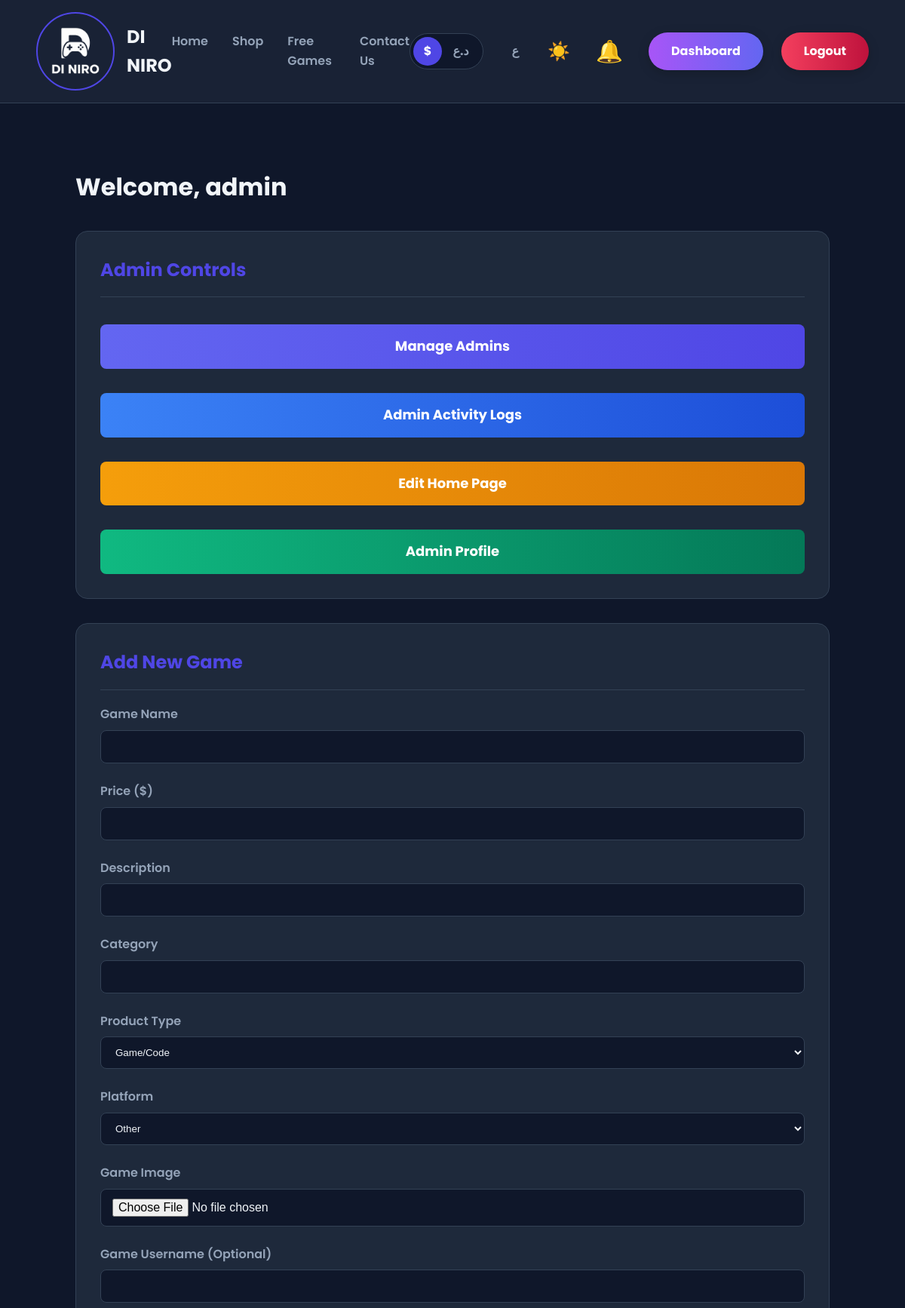
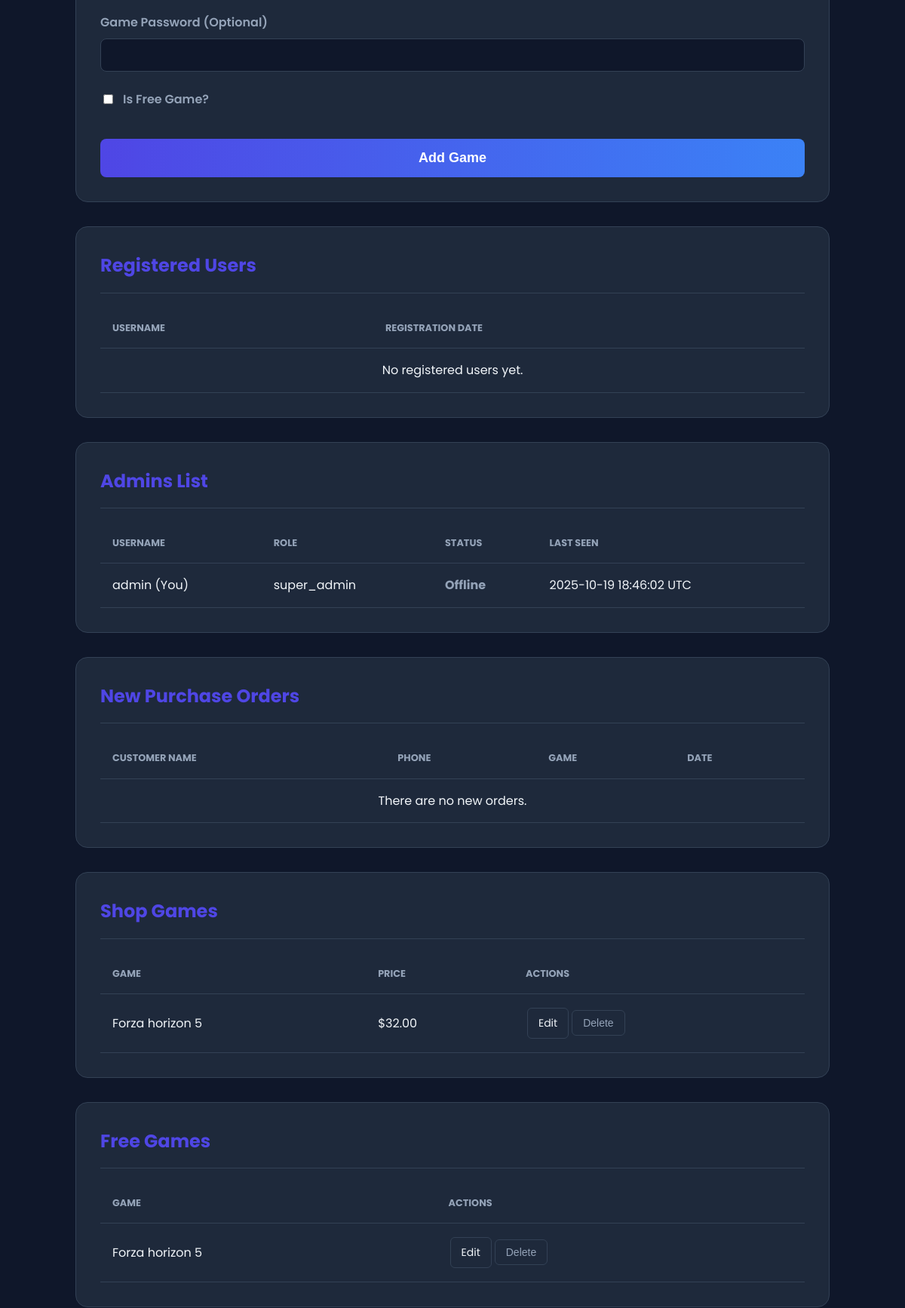
The page /dashboard (signed in, upper part) on the database its author committed (2 pictures, top to bottom).
### tables this page shows
CREATE TABLE admins (id INTEGER PRIMARY KEY, username TEXT UNIQUE NOT NULL, password TEXT NOT NULL, role TEXT NOT NULL DEFAULT "admin", last_seen TIMESTAMP);

CREATE TABLE games (id INTEGER PRIMARY KEY, name TEXT NOT NULL, description TEXT, price REAL NOT NULL, category TEXT, image_filename TEXT, is_free BOOLEAN NOT NULL DEFAULT 0, game_username TEXT, game_password TEXT, game_type TEXT DEFAULT "game_code", platform TEXT DEFAULT "other");

### app.py (the view)
@app.route('/dashboard')
@admin_required
def dashboard():
    conn = get_db_connection()
    shop_games = conn.execute("SELECT * FROM games WHERE is_free = 0 ORDER BY id DESC").fetchall()
    free_games = conn.execute("SELECT * FROM games WHERE is_free = 1 ORDER BY id DESC").fetchall()
    orders = conn.execute("SELECT * FROM orders ORDER BY id DESC").fetchall()
    users_list = conn.execute("SELECT id, username, created_at FROM users ORDER BY created_at DESC").fetchall()
    admins_cursor = conn.execute("SELECT id, username, role, last_seen FROM admins").fetchall()
    admins_list = []
    now = datetime.datetime.now(timezone.utc)
    online_threshold = datetime.timedelta(minutes=5)
    for admin in admins_cursor:
        admin_dict = dict(admin)
        last_seen = admin_dict.get('last_seen')
        status_key = 'offline'
        if last_seen:
            if isinstance(last_seen, str):
                try:
                    last_seen_dt = datetime.datetime.fromisoformat(last_seen.replace('Z', '+00:00'))
                    if last_seen_dt.tzinfo is None: last_seen = last_seen_dt.replace(tzinfo=timezone.utc)
                    else: last_seen = last_seen_dt
                except ValueError:
                    try:
                        naive_dt = datetime.datetime.strptime(last_seen.split('.')[0], '%Y-%m-%d %H:%M:%S')
                        last_seen = naive_dt.replace(tzinfo=timezone.utc)
                    except ValueError: last_seen = None
            elif last_seen.tzinfo is None: last_seen = last_seen.replace(tzinfo=timezone.utc)
            if last_seen and isinstance(last_seen, datetime.datetime):
                time_diff = now - last_seen
                if time_diff >= datetime.timedelta(0) and time_diff < online_threshold: status_key = 'online'
            else: status_key = 'offline'
        admin_dict['status_key'] = status_key
        admins_list.append(admin_dict)
    conn.close()
    return render_template('dashboard.html', shop_games=shop_games, free_games=free_games, orders=orders, users_list=users_list, admins_list=admins_list)

### app.py (called while the page is built)
def get_db_connection():
    conn = sqlite3.connect(DATABASE_PATH, detect_types=sqlite3.PARSE_DECLTYPES | sqlite3.PARSE_COLNAMES)
    conn.row_factory = sqlite3.Row
    return conn

@app.before_request
def update_last_seen():
    if 'admin_id' in session:
        admin_id = session['admin_id']
        now = datetime.datetime.now(timezone.utc)
        try:
            with get_db_connection() as conn:
                conn.execute("UPDATE admins SET last_seen = ? WHERE id = ?", (now, admin_id))
                conn.commit()
        except Exception as e:
            print(f"Error updating last_seen for admin {admin_id}: {e}")

def admin_required(f):
    @wraps(f)
    def decorated_function(*args, **kwargs):
        if 'admin_id' not in session:
            lang = session.get('language', 'en')
            login_message = TRANSLATIONS.get(lang, TRANSLATIONS['en']).get('login_required_message', 'Please log in to access this page.')
            flash(login_message, 'info')
            return redirect(url_for('login_selection'))
        return f(*args, **kwargs)
    return decorated_function

### templates/dashboard.html (shortened to what this page needs)
{% extends 'layout.html' %}
{% block content %}
<div class="container dashboard">
    <div class="dashboard-header" style="margin-bottom: 2rem;">
        <h1>{{ get_text('welcome') }}, <span>{{ session.username }}</span></h1>
    </div>
    <div class="content-section">
        <h2>Admin Controls</h2>
        <div style="display: flex; flex-wrap: wrap; gap: 1rem;">
            {% if is_super_admin %}
                <a href="{{ url_for('manage_admins') }}" class="submit-btn" style="text-decoration: none; text-align: center; flex-grow: 1; background-image: linear-gradient(to right, #6366f1, #4f46e5);">{{ get_text('manage_admins') }}</a>
                <a href="{{ url_for('admin_logs') }}" class="submit-btn" style="text-decoration: none; text-align: center; background-image: linear-gradient(to right, #3b82f6, #1d4ed8); flex-grow: 1;">{{ get_text('admin_logs') }}</a>
            {% endif %}
            <a href="{{ url_for('edit_index') }}" class="submit-btn" style="text-decoration: none; text-align: center; background-image: linear-gradient(to right, #F59E0B, #D97706); flex-grow: 1;">{{ get_text('edit_index') }}</a>
             <a href="{{ url_for('admin_profile') }}" class="submit-btn" style="text-decoration: none; text-align: center; background-image: linear-gradient(to right, #10b981, #047857); flex-grow: 1;">{{ get_text('admin_profile') }}</a>
        </div>
    </div>
    <div class="content-section">
        <h2>{{ get_text('add_new_game') }}</h2>
        <form action="{{ url_for('add_game') }}" method="POST" enctype="multipart/form-data">
            <div class="form-group">
                <label>{{ get_text('game_name') }}</label>
                <input type="text" name="name" required>
            </div>
            <div class="form-group">
                <label>{{ get_text('price') }} ($)</label>
                <input type="number" step="0.01" name="price" required>
            </div>
            <div class="form-group">
                <label>{{ get_text('description') }}</label>
                <input type="text" name="description" required>
            </div>
            <div class="form-group">
                <label>{{ get_text('category') }}</label>
                <input type="text" name="category" required>
            </div>
             <div class="form-group">
                <label>{{ get_text('game_type') }}</label>
                <select name="game_type" style="width: 100%; padding: 12px 15px; border: 1px solid var(--border-color); border-radius: 8px; background-color: var(--bg-main); color: var(--text-primary);">
                    <option value="game_code">{{ get_text('game_code') }}</option>
                </select>
            </div>
            <div class="form-group">
                <label>{{ get_text('platform') }}</label>
                <select name="platform" style="width: 100%; padding: 12px 15px; border: 1px solid var(--border-color); border-radius: 8px; background-color: var(--bg-main); color: var(--text-primary);">
                    <option value="other" selected>{{ get_text('other') }}</option>
                </select>
            </div>
            <div class="form-group">
                <label>{{ get_text('game_image') }}</label>
                <input type="file" name="image" required>
            </div>
            <div class="form-group">
                <label>{{ get_text('game_username') }}</label>
                <input type="text" name="game_username">
            </div>
            <div class="form-group">
                <label>{{ get_text('game_password') }}</label>
                <input type="text" name="game_password">
            </div>
            <div class="form-group" style="display: flex; align-items: center; gap: 10px;">
                <input type="checkbox" id="is_free" name="is_free" style="width: auto;">
                <label for="is_free" style="margin-bottom: 0;">{{ get_text('is_free_game') }}</label>
            </div>
            <button type="submit" class="submit-btn">{{ get_text('add_game_btn') }}</button>
        </form>
    </div>
    <div class="content-section">
        <h2>{{ get_text('registered_users') }}</h2>
        <table style="width: 100%;">
            <thead>
                <tr>
                    <th>{{ get_text('username') }}</th>
                    <th>{{ get_text('registration_date') }}</th>
                </tr>
            </thead>
            <tbody>
                {% for user in users_list %}
                <tr>
                    <td>{{ user.username }}</td>
                    <td>{{ user.created_at.strftime('%Y-%m-%d %H:%M') if user.created_at else 'N/A' }}</td>
                </tr>
                {% else %}
                <tr><td colspan="2" style="text-align: center;">No registered users yet.</td></tr>
                {% endfor %}
            </tbody>
        </table>
    </div>
    <div class="content-section">
        <h2>{{ get_text('admins_list') }}</h2>
        <table style="width: 100%;">
            <thead>
                <tr>
                    <th>{{ get_text('username') }}</th>
                    <th>{{ get_text('role') }}</th>
                    <th>{{ get_text('status') }}</th>
                    <th>{{ get_text('last_seen') }}</th>
                </tr>
            </thead>
            <tbody>
                {% for admin in admins_list %}
                <tr>
                    <td>
                        {{ admin.username }} {% if admin.id == session.admin_id %}({{ get_text('you') }}){% endif %}
                    </td>
                    <td>{{ admin.role }}</td>
                    <td>
                        <span style="color: {{ 'var(--success-color)' if admin.status_key == 'online' else 'var(--text-secondary)' }}; font-weight: bold;">
                            {{ get_text(admin.status_key) }}
                        </span>
                    </td>
                    <td>{{ admin.last_seen.strftime('%Y-%m-%d %H:%M:%S UTC') if admin.last_seen else 'Never' }}</td>
                </tr>
                {% else %}
                <tr><td colspan="4" style="text-align: center;">No admins found (should not happen).</td></tr>
                {% endfor %}
            </tbody>
        </table>
    </div>
    <div class="content-section">
        <h2>{{ get_text('new_orders') }}</h2>
        <table style="width: 100%;">
            <thead><tr><th>{{ get_text('customer_name') }}</th><th>{{ get_text('phone') }}</th><th>{{ get_text('game') }}</th><th>{{ get_text('date') }}</th></tr></thead>
            <tbody>
                {% for order in orders %}
                <tr>
                    <td>{{ order.customer_name }}</td>
                    <td>{{ order.customer_phone }}</td>
                    <td>{{ order.game_name }}</td>
                    <td>{{ order.created_at.strftime('%Y-%m-%d') if order.created_at else 'N/A' }}</td>
                </tr>
                {% else %}
                <tr><td colspan="4" style="text-align: center;">{{ get_text('no_new_orders') }}</td></tr>
                {% endfor %}
            </tbody>
        </table>
    </div>
    <div class="content-section">
        <h2>{{ get_text('shop_games') }}</h2>
        <table style="width: 100%;">
            <thead><tr><th>{{ get_text('game') }}</th><th>{{ get_text('price') }}</th><th>{{ get_text('actions') }}</th></tr></thead>
            <tbody>
                {% for game in shop_games %}<tr><td>{{ game.name }}</td><td>${{ "%.2f"|format(game.price) }}</td><td><a href="{{ url_for('edit_game', game_id=game.id) }}" class="action-btn edit-btn">{{ get_text('edit') }}</a><form action="{{ url_for('delete_game', game_id=game.id) }}" method="POST" style="display:inline;"><button type="submit" class="action-btn delete-btn">{{ get_text('delete') }}</button></form></td></tr>
                {% else %}<tr><td colspan="3" style="text-align: center;">{{ get_text('no_paid_games') }}</td></tr>{% endfor %}
            </tbody>
        </table>
    </div>
    <div class="content-section">
        <h2>{{ get_text('free_games_title') }}</h2>
        <table style="width: 100%;">
            <thead><tr><th>{{ get_text('game') }}</th><th>{{ get_text('actions') }}</th></tr></thead>
            <tbody>
                {% for game in free_games %}<tr><td>{{ game.name }}</td><td><a href="{{ url_for('edit_game', game_id=game.id) }}" class="action-btn edit-btn">{{ get_text('edit') }}</a><form action="{{ url_for('delete_game', game_id=game.id) }}" method="POST" style="display:inline;"><button type="submit" class="action-btn delete-btn">{{ get_text('delete') }}</button></form></td></tr>
                {% else %}<tr><td colspan="2" style="text-align: center;">{{ get_text('no_free_games') }}</td></tr>{% endfor %}
            </tbody>
        </table>
    </div>
</div>
{% endblock %}

### static/style.css (style rules this page uses)
:root { --bg-main: #0F172A; --bg-surface: #1E293B; --border-color: #334155; --text-primary: #F1F5F9; --text-secondary: #94A3B8; --accent-primary: #4F46E5; --accent-secondary: #F59E0B; --shadow-primary: rgba(79, 70, 229, 0.25); --danger-color: #F43F5E; --success-color: #34D399; }
body { margin: 0; font-family: 'Poppins', sans-serif; background-color: var(--bg-main); background-image: none !important; color: var(--text-primary); line-height: 1.6; transition: background-color 0.3s, color 0.3s; }
body:not(.login-selection-page) { background-color: var(--bg-main) !important; background-image: none !important; }
.container { padding: 4rem 5rem; animation: fadeIn 0.6s ease-out forwards; }
.form-group { margin-bottom: 1.5rem; }
.form-group label { display: block; margin-bottom: 8px; font-weight: 600; color: var(--text-secondary); text-align: left; }
.form-group input, .form-group textarea { box-sizing: border-box; width: 100%; padding: 12px 15px; border: 1px solid var(--border-color); border-radius: 8px; font-size: 16px; background-color: var(--bg-main); color: var(--text-primary); transition: all 0.2s; }
.submit-btn { background-image: linear-gradient(to right, var(--accent-primary), #3b82f6); color: #fff; border: none; padding: 15px; border-radius: 8px; font-size: 18px; font-weight: bold; cursor: pointer; width: 100%; margin-top: 1rem; transition: all 0.3s; }
.dashboard { display: block; max-width: 1000px; margin: 0 auto; }
.content-section { background: var(--bg-surface); border-radius: 16px; padding: 2rem; margin-bottom: 2rem; border: 1px solid var(--border-color); animation: fadeIn 0.5s ease-out forwards; }
.content-section h2 { margin-top: 0; border-bottom: 1px solid var(--border-color); padding-bottom: 1rem; color: var(--accent-primary); display: flex; align-items: center; gap: 10px; }
.dashboard table { width: 100%; border-collapse: collapse; margin-top: 1rem; }
.dashboard th, .dashboard td { padding: 1rem; text-align: left; border-bottom: 1px solid var(--border-color); }
.dashboard th { color: var(--text-secondary); text-transform: uppercase; font-size: 0.8rem; }
.dashboard .action-btn { background-color: transparent; border: 1px solid var(--border-color); color: var(--text-primary); padding: 8px 14px; border-radius: 6px; cursor: pointer; text-decoration: none; font-size: 14px; transition: all 0.2s; margin: 2px; display: inline-block; }
.dashboard .delete-btn { color: var(--text-secondary); }

### rows shown on the page
admins: username "admin", get_text "You", role "super_admin", get_text "Offline", last_seen "2025-10-19 18:46:02 UTC"
games: name "Forza horizon 5", price "32.00", get_text "Edit", get_text "Delete"
games: name "Forza horizon 5", get_text "Edit", get_text "Delete"

### other values the page prints
{{ get_text('home') }} "Home"
{{ get_text('shop') }} "Shop"
{{ get_text('free_games') }} "Free Games"
{{ get_text('contact_us') }} "Contact Us"
{{ get_text('dashboard') }} "Dashboard"
{{ get_text('logout') }} "Logout"
{{ get_text('welcome') }} "Welcome"
{{ get_text('manage_admins') }} "Manage Admins"
{{ get_text('admin_logs') }} "Admin Activity Logs"
{{ get_text('edit_index') }} "Edit Home Page"
{{ get_text('admin_profile') }} "Admin Profile"
{{ get_text('add_new_game') }} "Add New Game"
{{ get_text('game_name') }} "Game Name"
{{ get_text('price') }} "Price"
{{ get_text('description') }} "Description"
